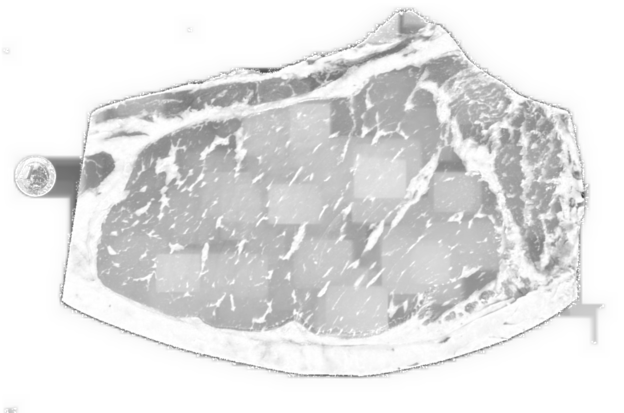
#> input picture 1jHSf.tif, 1247 x 825 px, given in place of TestExample_sample4_8Nov_center_10times.png, which was not available (shown at 1/2 size)
$ python processMicroscopeImage.py
#> lines starting #> are read from the running program, lines starting #| are printed output that depends on the picture; after the words box and inside, x2 and y2 are one past the last pixel; in counts of white or black regions, pixels touching at a corner belong together; long printed decimals are rounded; pictures that were not available may be replaced by others from this repository, and a replacement may not be noted
# -*- coding: utf-8 -*-
"""
Created on Fri Jan 12 16:55:00 2018

@author: Amirber

Danial Papi 16 Nov, 2022
Jie Hu 23 Nov, 2022

Use openCV and skimage to analyze microscope slide showing particles.
image source and previous work from:
    https://publiclab.org/notes/mathew/09-03-2015/opt

Parts are adapted from: https://peerj.com/articles/453/
"""
from cv2 import imread, morphologyEx
import cv2
from skimage import data, color, io, filters, feature
import numpy as np
from numpy import sqrt, pi, multiply, power
import matplotlib.pyplot as plt
# Label image regions.
from skimage.measure import regionprops
import matplotlib.patches as mpatches
from skimage.morphology import label

imgPath = 'TestExample_sample4_8Nov_center_10times.png'
# Insert a um to pixel conversion ratio
um2pxratio = 0.22 ## 0.22 micrometer/pixel at 10x lens
image = imread(imgPath,0)# data.coins()  # or any NumPy array!
#> image is the input picture: shape (825, 1247); min 53, max 255, mean 226.1

# remove noise
image = cv2.GaussianBlur(image,(3,3),0)

#save processed image
cv2.imwrite("processed_image.png", image)

# [9 lines of commented-out code are left out]
edges_sob = filters.sobel(image)

# #Show histogram of non-sero Sobel edges
# values, bins = np.histogram(np.nonzero(edges_sob) ,
#                             bins=np.arange(1000))
# plt.figure()
# plt.plot(bins[:-1], values)
# plt.title("Use Histogram to select thresholding value")

#Using a threshold to binarize the images, consider replacing with an adaptice
# criteria. raisng the TH to 0.03 will remove the two tuching particles but will
# cause larger oarticles to split.

edges_sob_filtered = np.where(edges_sob>0.01,280,0)
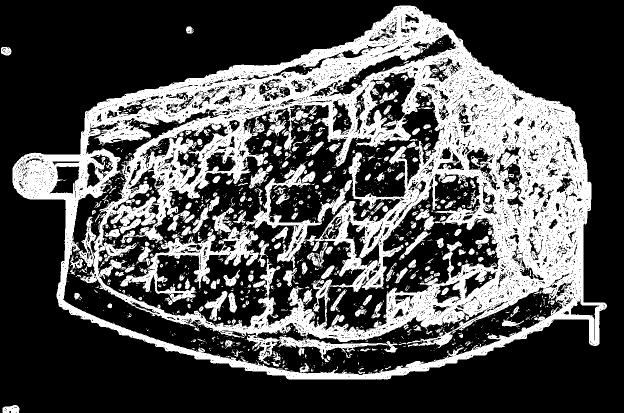
#> edges_sob_filtered: shape (825, 1247) int64 (shown at 1/2 size); values 0 (black) and 280 (white), 31.4% white; 1297 white regions (1015 under 20 px), largest, box (x1, y1, x2, y2) and area: (25, 11, 1214, 759) 279313, (240, 415, 538, 610) 10988, (409, 582, 455, 642) 945

print(edges_sob)
#> (printed output is left out)
print(edges_sob_filtered)
#> (printed output is left out)
ret,th2_edge_sob = cv2.threshold(edges_sob,0,255,cv2.THRESH_BINARY_INV)
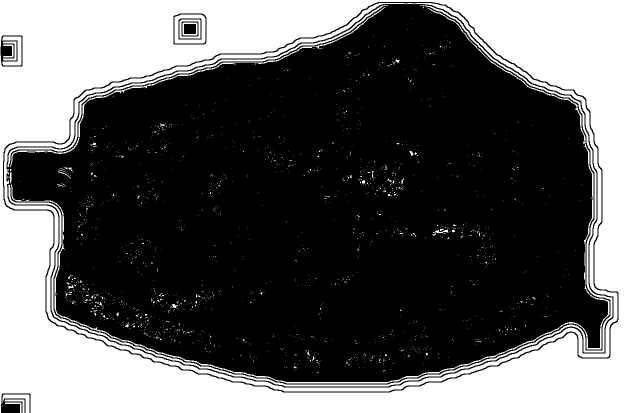
#> th2_edge_sob: shape (825, 1247) float64 (shown at 1/2 size); 35.9% white; 1646 white regions (1607 under 20 px), largest, box (x1, y1, x2, y2) and area: (0, 0, 1247, 825) 312736, (8, 6, 1235, 783) 26317, (16, 10, 1225, 773) 9483
cv2.imwrite("edges_sob_filtered.png", th2_edge_sob)


#gray = cv2.cvtColor(image, cv2.COLOR_BGR2GRAY)
edges_canny = cv2.Canny(image,10,100)
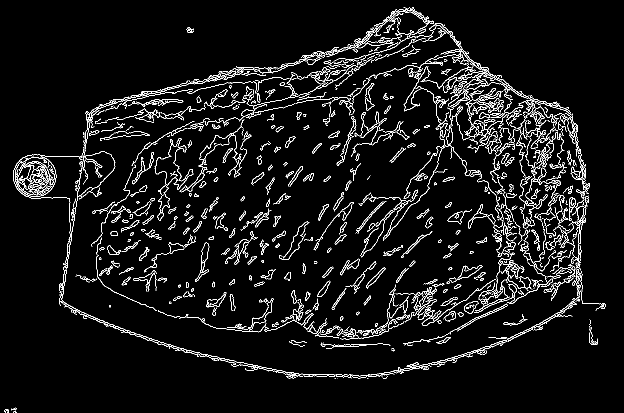
#> edges_canny: shape (825, 1247) (shown at 1/2 size); 5.5% white in thin lines or dots

contours, _ = cv2.findContours(edges_canny, cv2.RETR_EXTERNAL, cv2.CHAIN_APPROX_NONE)
#> contours = 806 contours, 533 with area under 20; largest, box (x1, y1, x2, y2) and area: (27, 298, 231, 540) 15521, (118, 539, 1159, 757) 1692, (850, 46, 1057, 198) 984, (166, 165, 377, 299) 679, (390, 485, 419, 564) 640
cv2.drawContours(image, contours, -1, (0,0,255), thickness = 2)
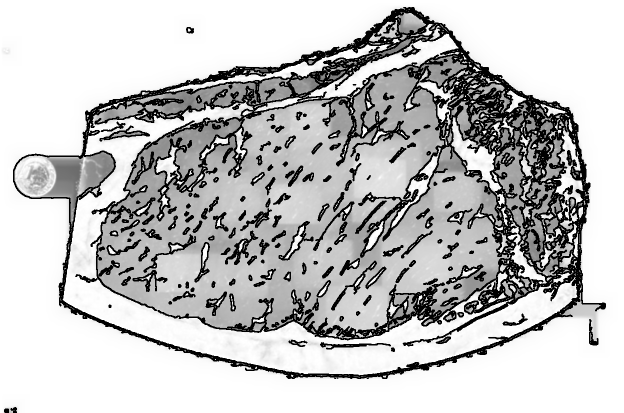
#> image: shape (825, 1247) (shown at 1/2 size); min 0, max 255, mean 193.3

contour_area = []
print("found ", len(contours), "contours of dust particles.")
#| found  806 contours of dust particles.
for i in range(len(contours)):
    area = cv2.contourArea(contours[i])
    contour_area.append(area)
#> this loop made 806 passes
#> area on passes 3, 37, 39: 21.5, 114.5, 34
#> after the loop, contour_area = 806 values, max 15521 at index 473, min 0 at index 0, mean 52.75

# print("contour area", contour_area)

ret,th2 = cv2.threshold(edges_canny,0,255,cv2.THRESH_BINARY_INV)
#> th2: shape (825, 1247); 94.5% white; black in thin lines or dots
## cv2.imshow("img",th2)
cv2.imwrite("edges_canny.png", th2)

# [6 lines of commented-out code are left out]

label_image = label(edges_canny)
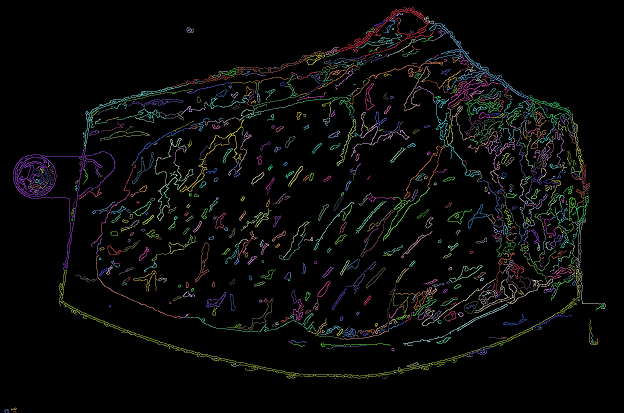
#> label_image: shape (825, 1247) int64 (shown at 1/2 size); 840 distinct labels, from 0 to 839; one colour per label, 0 black
fig,ax = plt.subplots(1,figsize=(20,10))
ax.imshow(image, cmap=plt.cm.gray)
ax.set_title('Labeled items', fontsize=24)
ax.axis('off')

#Do not plot regions smaller thn 5 pixels on each axis
sizeTh=10
### calculate by rectangle area
for region in regionprops(label_image):
    # Draw rectangle around segmented coins.
    if ((region.bbox[2]-region.bbox[0])>sizeTh and (region.bbox[3] - region.bbox[1])>sizeTh):

        minr, minc, maxr, maxc = region.bbox
        rect = mpatches.Rectangle((minc, minr),
                                maxc - minc,
                                maxr - minr,
                                fill=False,
                                edgecolor='red',
                                linewidth=2)
        ax.add_patch(rect)
#> this loop made 839 passes
#> (minr, minc, maxr, maxc) on passes 1, 2, 4, 6, 7, 8, 10, 11, 13, 15, 17, 19: (15, 675, 120, 868), (26, 778, 43, 807), (35, 848, 48, 868), (39, 767, 66, 791), (40, 748, 54, 771), (46, 850, 198, 1057), (55, 373, 66, 387), (55, 732, 68, 750), (56, 859, 82, 892), (66, 712, 97, 804), (72, 845, 83, 866), (77, 774, 113, 831)


#Sort all found shapes by region size
# area by square
sortRegions = [[(region.bbox[2]-region.bbox[0]) * (region.bbox[3] - region.bbox[1]),region.bbox]
                for region in regionprops(label_image) if
                ((region.bbox[2]-region.bbox[0])>sizeTh and (region.bbox[3] - region.bbox[1])>sizeTh)]
#> sortRegions = 385 items
sortRegions = sorted(sortRegions, reverse=True)

#Check particle sizes distribution
particleSize = [size[0] for size in sortRegions]
#> particleSize = 385 values, max 226938 at index 0, min 121 at index 384, mean 2234.4
particleRadius  = [sqrt(size[0]/pi) for size in sortRegions]
#> particleRadius = 385 values, max 268.8 at index 0, min 6.21 at index 384, mean 18.46
particleMass = [4./3*pi*pow(radius,3)*0.001 for radius in particleRadius]
#> particleMass = 385 values, max 81325.1 at index 0, min 1 at index 384, mean 321.7
##      double mass = volume*0.001;
## h.Fill(radius,mass)

scale_list_area = [val for val in multiply(um2pxratio*um2pxratio, particleSize)]
#> scale_list_area = 385 values, max 10983.8 at index 0, min 5.86 at index 384, mean 108.1
scale_list_radius = [val for val in multiply(um2pxratio*um2pxratio, particleRadius)]
#> scale_list_radius = 385 values, max 13.01 at index 0, min 0.3 at index 384, mean 0.894

print("sobel radius = ", scale_list_radius)
#| sobel radius =  [13.008, 6.067, 4.844, 4.592, 3.887, 3.627, 3.232, 3.228, 3.165, 3.107, 2.872, 2.802, 2.750, 2.726, 2.703, 2.589, 2.564, 2.492, 2.352, 2.241, 2.143, 2.123, 2.071, 2.055, 2.007, 1.993

sortContourArea = sorted(contour_area, reverse = True)
#> sortContourArea = 806 values, max 15521 at index 0, min 0 at index 740, mean 52.75
scale_contour_area = [val for val in multiply(um2pxratio*um2pxratio, sortContourArea)]
#> scale_contour_area = 806 values, max 751.2 at index 0, min 0 at index 740, mean 2.55
scale_contour_radius = [sqrt(val/pi) for val in scale_contour_area]
#> scale_contour_radius = 806 values, max 15.46 at index 0, min 0 at index 740, mean 0.54

print("canny radius = ", scale_contour_radius)

#Show histogram of non-zero Sobel edges
plt.figure()
plt.hist(scale_list_radius, bins=20,linewidth=2)
plt.xlabel('Particle radius',fontsize=14)
plt.ylabel('Particle count',fontsize=14)
plt.title("Particle area distribution",fontsize=16)
plt.show()
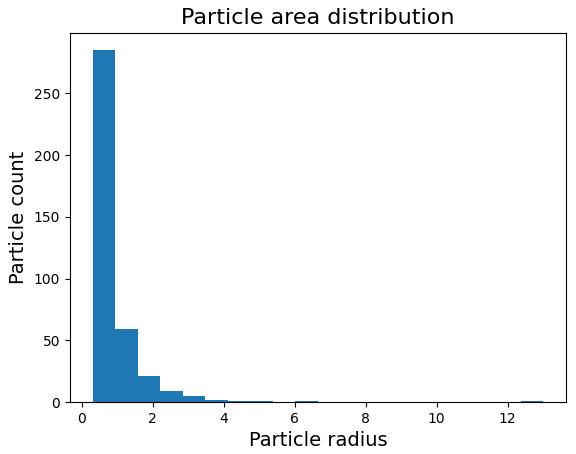
#> figure drawn by matplotlib, 1 panel; tallest bar 285 high, from x = 0.3 to 0.936

#show 5 largest regions location, image and edge
answer = input("show 5 largest regions location, image and edge (y/n): ")
#> the answer given: y
if answer == 'y':
   for region in sortRegions[:5]:
       # Draw rectangle around segmented coins.
       minr, minc, maxr, maxc = region[1]
       fig, ax = plt.subplots(1,3,figsize=(15,6))
       ax[0].imshow(image, cmap=plt.cm.gray)
       ax[0].set_title('full frame', fontsize=16)
       ax[0].axis('off')
       rect = mpatches.Rectangle((minc, minr),
                             maxc - minc,
                             maxr - minr,
                             fill=False,
                             edgecolor='red',
                             linewidth=2)
       ax[0].add_patch(rect)

       ax[1].imshow(image[minr:maxr,minc:maxc],cmap='gray')
       ax[1].set_title('Zoom view', fontsize=16)
       ax[1].axis("off")
       ax[1].plot([0.1*(maxc - minc), 0.3*(maxc - minc)],
                [0.9*(maxr - minr),0.9*(maxr - minr)],'r')
       ax[1].text(0.15*(maxc - minc), 0.87*(maxr - minr),
             str(round(0.2*(maxc - minc)*um2pxratio,1))+'um',
             color='red', fontsize=12, horizontalalignment='center')

       ax[2].imshow(edges_sob_filtered[minr:maxr,minc:maxc],cmap='gray')
       ax[2].set_title('Edge view', fontsize=16)
       ax[2].axis("off")
#> this loop made 5 passes
#> (region, minr, minc, maxr, maxc) on passes 1 to 5: ([226938, (539, 118, 757, 1159)], 539, 118, 757, 1159), ([49368, (298, 27, 540, 231)], 298, 27, 540, 231), ([31464, (46, 850, 198, 1057)], 46, 850, 198, 1057), ([28274, (165, 166, 299, 377)], 165, 166, 299, 377), ([20265, (15, 675, 120, 868)], 15, 675, 120, 868)
       ## plt.show()


# Find contours, calculate areas (pixels), sum to get whole area (pixels) for certain level
### cnts = cv2.findContours(mask, cv2.RETR_EXTERNAL, cv2.CHAIN_APPROX_NONE)
### cnts = cnts[0] if len(cnts) == 2 else cnts[1]
### area = np.sum(np.array([cv2.contourArea(cnt) for cnt in cnts]))
###
### # Whole area (coordinates) from canvas area (pixels), and x_min, x_max, etc.
### area = area / np.prod(mask.shape[:2]) * (x_max - x_min) * (y_max - y_min)
### print('Area:', area)


# #Show 5 smallest regions location, image and edge
# for region in sortRegions[-5:]:
#     # Draw rectangle around segmented coins.
#     minr, minc, maxr, maxc = region[1]
#     fig, ax = plt.subplots(1,3,figsize=(15,6))
#     ax[0].imshow(image, cmap=plt.cm.gray)
#     ax[0].set_title('full frame', fontsize=16)
#     ax[0].axis('off')
#     rect = mpatches.Rectangle((minc, minr),
#                           maxc - minc,
#                           maxr - minr,
#                           fill=False,
#                           edgecolor='red',
#                           linewidth=2)
#     ax[0].add_patch(rect)

#     ax[1].imshow(image[minr:maxr,minc:maxc],cmap='gray')
#     ax[1].set_title('Zoom view', fontsize=16)
#     ax[1].axis("off")
#     ax[1].plot([0.1*(maxc - minc), 0.3*(maxc - minc)],
#              [0.9*(maxr - minr),0.9*(maxr - minr)],'r')
#     ax[1].text(0.15*(maxc - minc), 0.87*(maxr - minr),
#           str(round(0.2*(maxc - minc)*um2pxratio,1))+'um',
#           color='red', fontsize=12, horizontalalignment='center')

#     ax[2].imshow(edges_sob_filtered[minr:maxr,minc:maxc],cmap='gray')
#     ax[2].set_title('Edge view', fontsize=16)
#     ax[2].axis("off")
#     plt.show()

#Add fractal dimension estimation https://github.com/scikit-image/scikit-image/issues/1730

# print( "particle size (um^2)", np.multiply(np.power(um2pxratio,2), particleSize) )
# print( "particle radius (um)", np.multiply(np.power(um2pxratio,2), particleRadius) )
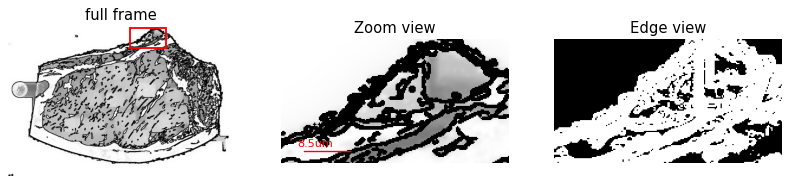
#> figure drawn by matplotlib, 3 panels
